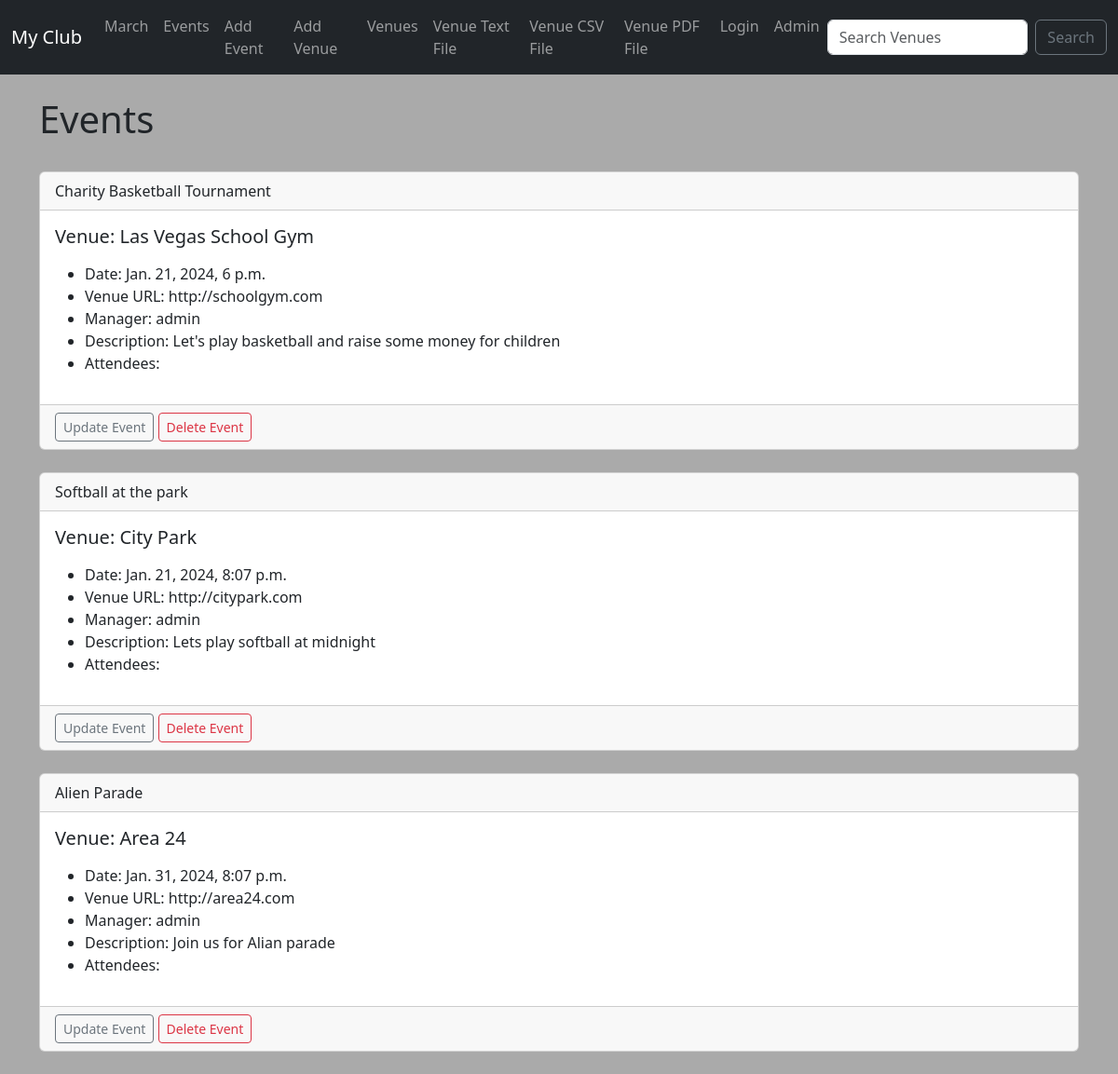
The app's page /events/, older data.
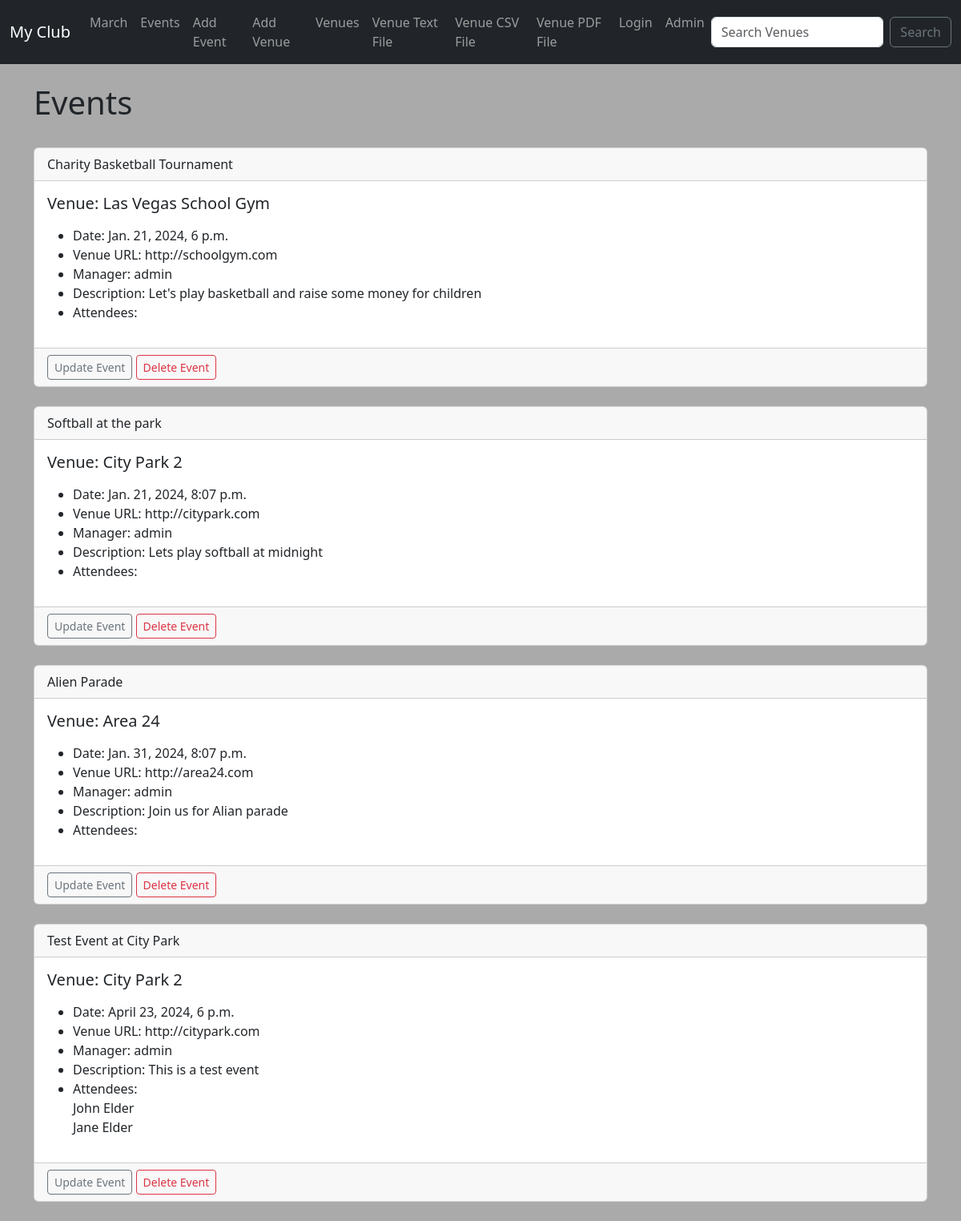
The same page, newer data.
### events/models.py (models this page shows)
class Event(models.Model):
    name = models.CharField(max_length=120)
    event_date = models.DateTimeField()
    venue = models.ForeignKey(Venue, blank=True, null=True, on_delete=models.CASCADE)
    manager = models.ForeignKey(User, blank=True, null=True, on_delete=models.SET_NULL)
    description = models.TextField(blank=True)
    attendees = models.ManyToManyField(MyClubUser, blank=True)
    def __str__(self):
        return self.name

class Venue(models.Model):
    name = models.CharField(max_length=120)
    address = models.CharField(max_length=300)
    zip_code = models.CharField(max_length=15)
    phone = models.CharField(max_length=25, blank=True)
    web = models.URLField(blank=True)
    email_address = models.EmailField(blank=True)
    def __str__(self):
        return self.name

class MyClubUser(models.Model):
    first_name = models.CharField(max_length=30)
    last_name = models.CharField(max_length=30)
    email = models.EmailField()
    def __str__(self):
        return self.first_name + ' ' + self.last_name

### events/views.py (the view)
# urls.py: path('events/', views.all_events, name="list-events"),
def all_events(request):
    event_list = Event.objects.all().order_by('event_date', 'name')
    context = {
        "event_list" : event_list,
    }
    return render(request, 'event_list.html', context)

### events/templates/event_list.html (shortened to what this page needs)
{% extends 'base.html' %}
{% block content %}
<h1>Events</h1>
<br>
{% for event in event_list %}
<div class="card">
    <div class="card-header">
        {{ event }}
    </div>
    <div class="card-body">
      <h5 class="card-title">Venue: {{ event.venue }}</h5>
      <p class="card-text">
        <ul>
            <li>Date: {{ event.event_date }}</li>
            <li>Venue URL: {{ event.venue.web }}</li>
            <li>Manager: {{ event.manager }}</li>
            <li>Description: {{ event.description }}</li>
            <li>Attendees:<br>
                {% for user in event.attendees.all %}
                     {{ user }} <br>
                {% endfor %}
            </li>
        </ul>
      </p>
    </div>
    <div class="card-footer text-body-secondary">
        <a href="{% url 'update-event' event.id %}" class="btn btn-outline-secondary btn-sm">Update Event</a>
        <a href="{% url 'delete-event' event.id %}" class="btn btn-outline-danger btn-sm">Delete Event</a>
    </div>
</div>
<br>
{% endfor %}
{% endblock %}

Row changes from the older to the newer data that the page shows:
changed through a linked row, Event "Softball at the park": venue "City Park" → "City Park 2"
added Event: name "Test Event at City Park", venue "City Park 2", event_date "April 23, 2024, 6 p.m.", venue.web "http://citypark.com", manager "admin", description "This is a test event"
now on this page (row unchanged): MyClubUser: first_name+last_name "John Elder"
now on this page (row unchanged): MyClubUser: first_name+last_name "Jane Elder"
